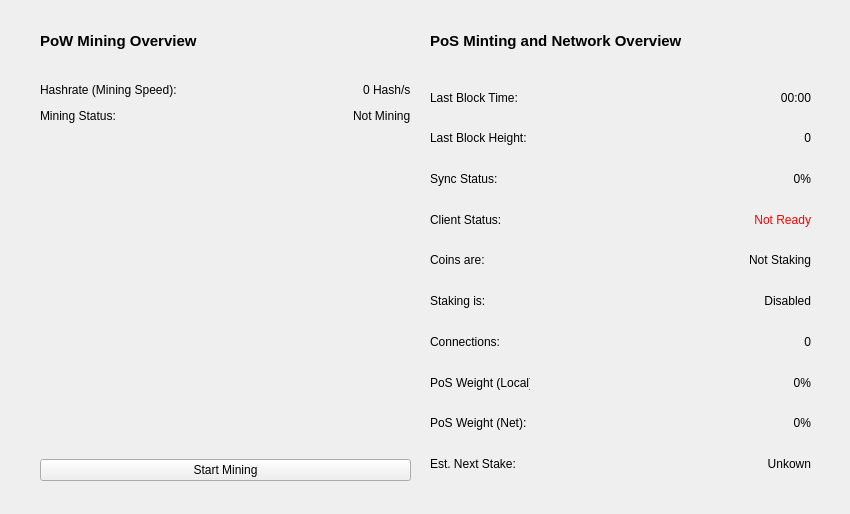
<?xml version="1.0" encoding="UTF-8"?>
<ui version="4.0">
 <class>MiningPage</class>
 <widget class="QWidget" name="MiningPage">
  <property name="windowModality">
   <enum>Qt::NonModal</enum>
  </property>
  <property name="enabled">
   <bool>true</bool>
  </property>
  <property name="geometry">
   <rect>
    <x>0</x>
    <y>0</y>
    <width>850</width>
    <height>514</height>
   </rect>
  </property>
  <property name="sizePolicy">
   <sizepolicy hsizetype="Expanding" vsizetype="Expanding">
    <horstretch>0</horstretch>
    <verstretch>0</verstretch>
   </sizepolicy>
  </property>
  <property name="minimumSize">
   <size>
    <width>0</width>
    <height>0</height>
   </size>
  </property>
  <property name="acceptDrops">
   <bool>false</bool>
  </property>
  <property name="windowTitle">
   <string>Form</string>
  </property>
  <widget class="QWidget" name="layoutWidget">
   <property name="geometry">
    <rect>
     <x>430</x>
     <y>80</y>
     <width>381</width>
     <height>401</height>
    </rect>
   </property>
   <layout class="QVBoxLayout" name="verticalLayout_7">
    <item>
     <layout class="QHBoxLayout" name="horizontalLayout_20">
      <item>
       <widget class="QLabel" name="label_13">
        <property name="maximumSize">
         <size>
          <width>100</width>
          <height>16777215</height>
         </size>
        </property>
        <property name="text">
         <string>Last Block Time:</string>
        </property>
       </widget>
      </item>
      <item>
       <widget class="QLabel" name="lbTime">
        <property name="text">
         <string>00:00</string>
        </property>
        <property name="alignment">
         <set>Qt::AlignRight|Qt::AlignTrailing|Qt::AlignVCenter</set>
        </property>
       </widget>
      </item>
     </layout>
    </item>
    <item>
     <layout class="QHBoxLayout" name="horizontalLayout_21">
      <item>
       <widget class="QLabel" name="label_15">
        <property name="maximumSize">
         <size>
          <width>100</width>
          <height>16777215</height>
         </size>
        </property>
        <property name="text">
         <string>Last Block Height:</string>
        </property>
       </widget>
      </item>
      <item>
       <widget class="QLabel" name="lbHeight">
        <property name="text">
         <string>0</string>
        </property>
        <property name="alignment">
         <set>Qt::AlignRight|Qt::AlignTrailing|Qt::AlignVCenter</set>
        </property>
       </widget>
      </item>
     </layout>
    </item>
    <item>
     <layout class="QHBoxLayout" name="horizontalLayout_22">
      <item>
       <widget class="QLabel" name="label_16">
        <property name="maximumSize">
         <size>
          <width>100</width>
          <height>16777215</height>
         </size>
        </property>
        <property name="text">
         <string>Sync Status:</string>
        </property>
       </widget>
      </item>
      <item>
       <widget class="QLabel" name="sncStatus">
        <property name="text">
         <string>0%</string>
        </property>
        <property name="alignment">
         <set>Qt::AlignRight|Qt::AlignTrailing|Qt::AlignVCenter</set>
        </property>
       </widget>
      </item>
     </layout>
    </item>
    <item>
     <layout class="QHBoxLayout" name="horizontalLayout_24">
      <item>
       <widget class="QLabel" name="label_18">
        <property name="maximumSize">
         <size>
          <width>100</width>
          <height>16777215</height>
         </size>
        </property>
        <property name="text">
         <string>Client Status:</string>
        </property>
       </widget>
      </item>
      <item>
       <widget class="QLabel" name="clStat">
        <property name="styleSheet">
         <string notr="true">QLabel { color: red; }</string>
        </property>
        <property name="text">
         <string>Not Ready</string>
        </property>
        <property name="alignment">
         <set>Qt::AlignRight|Qt::AlignTrailing|Qt::AlignVCenter</set>
        </property>
       </widget>
      </item>
     </layout>
    </item>
    <item>
     <layout class="QHBoxLayout" name="horizontalLayout_25">
      <item>
       <widget class="QLabel" name="label_19">
        <property name="maximumSize">
         <size>
          <width>100</width>
          <height>16777215</height>
         </size>
        </property>
        <property name="text">
         <string>Coins are:</string>
        </property>
       </widget>
      </item>
      <item>
       <widget class="QLabel" name="stkstat">
        <property name="text">
         <string>Not Staking</string>
        </property>
        <property name="alignment">
         <set>Qt::AlignRight|Qt::AlignTrailing|Qt::AlignVCenter</set>
        </property>
       </widget>
      </item>
     </layout>
    </item>
    <item>
     <layout class="QHBoxLayout" name="horizontalLayout_17">
      <item>
       <widget class="QLabel" name="label_23">
        <property name="maximumSize">
         <size>
          <width>100</width>
          <height>16777215</height>
         </size>
        </property>
        <property name="text">
         <string>Staking is:</string>
        </property>
       </widget>
      </item>
      <item>
       <widget class="QLabel" name="stken">
        <property name="text">
         <string>Disabled</string>
        </property>
        <property name="alignment">
         <set>Qt::AlignRight|Qt::AlignTrailing|Qt::AlignVCenter</set>
        </property>
       </widget>
      </item>
     </layout>
    </item>
    <item>
     <layout class="QHBoxLayout" name="horizontalLayout_23">
      <item>
       <widget class="QLabel" name="label_17">
        <property name="maximumSize">
         <size>
          <width>100</width>
          <height>16777215</height>
         </size>
        </property>
        <property name="text">
         <string>Connections:</string>
        </property>
       </widget>
      </item>
      <item>
       <widget class="QLabel" name="lbcon">
        <property name="text">
         <string>0</string>
        </property>
        <property name="alignment">
         <set>Qt::AlignRight|Qt::AlignTrailing|Qt::AlignVCenter</set>
        </property>
       </widget>
      </item>
     </layout>
    </item>
    <item>
     <layout class="QHBoxLayout" name="horizontalLayout_26">
      <item>
       <widget class="QLabel" name="label_20">
        <property name="maximumSize">
         <size>
          <width>100</width>
          <height>16777215</height>
         </size>
        </property>
        <property name="text">
         <string>PoS Weight (Local):</string>
        </property>
       </widget>
      </item>
      <item>
       <widget class="QLabel" name="urweight_2">
        <property name="text">
         <string>0%</string>
        </property>
        <property name="alignment">
         <set>Qt::AlignRight|Qt::AlignTrailing|Qt::AlignVCenter</set>
        </property>
       </widget>
      </item>
     </layout>
    </item>
    <item>
     <layout class="QHBoxLayout" name="horizontalLayout_27">
      <item>
       <widget class="QLabel" name="label_21">
        <property name="maximumSize">
         <size>
          <width>100</width>
          <height>16777215</height>
         </size>
        </property>
        <property name="text">
         <string>PoS Weight (Net):</string>
        </property>
       </widget>
      </item>
      <item>
       <widget class="QLabel" name="netweight_2">
        <property name="text">
         <string>0%</string>
        </property>
        <property name="alignment">
         <set>Qt::AlignRight|Qt::AlignTrailing|Qt::AlignVCenter</set>
        </property>
       </widget>
      </item>
     </layout>
    </item>
    <item>
     <layout class="QHBoxLayout" name="horizontalLayout_8">
      <item>
       <widget class="QLabel" name="label_24">
        <property name="maximumSize">
         <size>
          <width>100</width>
          <height>16777215</height>
         </size>
        </property>
        <property name="text">
         <string>Est. Next Stake:</string>
        </property>
       </widget>
      </item>
      <item>
       <widget class="QLabel" name="estnxt">
        <property name="text">
         <string>Unkown</string>
        </property>
        <property name="alignment">
         <set>Qt::AlignRight|Qt::AlignTrailing|Qt::AlignVCenter</set>
        </property>
       </widget>
      </item>
     </layout>
    </item>
    <item>
     <layout class="QVBoxLayout" name="verticalLayout_8"/>
    </item>
   </layout>
  </widget>
  <widget class="QWidget" name="verticalLayoutWidget">
   <property name="geometry">
    <rect>
     <x>40</x>
     <y>80</y>
     <width>371</width>
     <height>401</height>
    </rect>
   </property>
   <layout class="QVBoxLayout" name="verticalLayout">
    <item>
     <layout class="QHBoxLayout" name="horizontalLayout_2">
      <item>
       <layout class="QHBoxLayout" name="horizontalLayout">
        <item>
         <widget class="QLabel" name="label">
          <property name="text">
           <string>Hashrate (Mining Speed):</string>
          </property>
         </widget>
        </item>
        <item>
         <spacer name="horizontalSpacer">
          <property name="orientation">
           <enum>Qt::Horizontal</enum>
          </property>
          <property name="sizeHint" stdset="0">
           <size>
            <width>40</width>
            <height>20</height>
           </size>
          </property>
         </spacer>
        </item>
        <item>
         <widget class="QLabel" name="hashs">
          <property name="text">
           <string>0 Hash/s</string>
          </property>
         </widget>
        </item>
       </layout>
      </item>
     </layout>
    </item>
    <item>
     <layout class="QHBoxLayout" name="horizontalLayout_3">
      <item>
       <layout class="QHBoxLayout" name="horizontalLayout_4">
        <item>
         <widget class="QLabel" name="label_3">
          <property name="text">
           <string>Mining Status:</string>
          </property>
         </widget>
        </item>
        <item>
         <spacer name="horizontalSpacer_2">
          <property name="orientation">
           <enum>Qt::Horizontal</enum>
          </property>
          <property name="sizeHint" stdset="0">
           <size>
            <width>40</width>
            <height>20</height>
           </size>
          </property>
         </spacer>
        </item>
        <item>
         <widget class="QLabel" name="miningstatus">
          <property name="text">
           <string>Not Mining</string>
          </property>
         </widget>
        </item>
       </layout>
      </item>
     </layout>
    </item>
    <item>
     <spacer name="verticalSpacer">
      <property name="orientation">
       <enum>Qt::Vertical</enum>
      </property>
      <property name="sizeHint" stdset="0">
       <size>
        <width>20</width>
        <height>40</height>
       </size>
      </property>
     </spacer>
    </item>
    <item>
     <widget class="QPushButton" name="miningToggle">
      <property name="text">
       <string>Start Mining</string>
      </property>
     </widget>
    </item>
   </layout>
  </widget>
  <widget class="QWidget" name="layoutWidget_2">
   <property name="geometry">
    <rect>
     <x>430</x>
     <y>20</y>
     <width>381</width>
     <height>41</height>
    </rect>
   </property>
   <layout class="QHBoxLayout" name="horizontalLayout_7">
    <item>
     <widget class="QLabel" name="label_11">
      <property name="font">
       <font>
        <pointsize>11</pointsize>
        <weight>75</weight>
        <bold>true</bold>
       </font>
      </property>
      <property name="text">
       <string>PoS Minting and Network Overview</string>
      </property>
     </widget>
    </item>
    <item>
     <spacer name="horizontalSpacer_5">
      <property name="orientation">
       <enum>Qt::Horizontal</enum>
      </property>
      <property name="sizeHint" stdset="0">
       <size>
        <width>40</width>
        <height>20</height>
       </size>
      </property>
     </spacer>
    </item>
   </layout>
  </widget>
  <widget class="QWidget" name="layoutWidget_3">
   <property name="geometry">
    <rect>
     <x>40</x>
     <y>20</y>
     <width>371</width>
     <height>41</height>
    </rect>
   </property>
   <layout class="QHBoxLayout" name="horizontalLayout_9">
    <item>
     <widget class="QLabel" name="label_12">
      <property name="font">
       <font>
        <pointsize>11</pointsize>
        <weight>75</weight>
        <bold>true</bold>
       </font>
      </property>
      <property name="text">
       <string>PoW Mining Overview</string>
      </property>
     </widget>
    </item>
    <item>
     <spacer name="horizontalSpacer_6">
      <property name="orientation">
       <enum>Qt::Horizontal</enum>
      </property>
      <property name="sizeHint" stdset="0">
       <size>
        <width>40</width>
        <height>20</height>
       </size>
      </property>
     </spacer>
    </item>
   </layout>
  </widget>
 </widget>
 <resources/>
 <connections/>
</ui>
